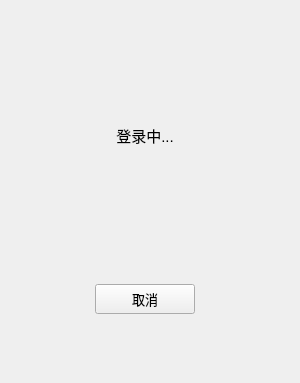
<?xml version="1.0" encoding="UTF-8"?>
<ui version="4.0">
 <class>WaitWidget</class>
 <widget class="QWidget" name="WaitWidget">
  <property name="geometry">
   <rect>
    <x>0</x>
    <y>0</y>
    <width>300</width>
    <height>383</height>
   </rect>
  </property>
  <property name="windowTitle">
   <string>Form</string>
  </property>
  <layout class="QVBoxLayout" name="verticalLayout_2">
   <property name="spacing">
    <number>10</number>
   </property>
   <property name="leftMargin">
    <number>10</number>
   </property>
   <property name="topMargin">
    <number>20</number>
   </property>
   <property name="rightMargin">
    <number>20</number>
   </property>
   <property name="bottomMargin">
    <number>20</number>
   </property>
   <item>
    <widget class="QWidget" name="waitContent" native="true">
     <layout class="QVBoxLayout" name="verticalLayout">
      <item>
       <widget class="QWidget" name="widget" native="true">
        <layout class="QHBoxLayout" name="horizontalLayout_9">
         <item>
          <spacer name="horizontalSpacer_5">
           <property name="orientation">
            <enum>Qt::Orientation::Horizontal</enum>
           </property>
           <property name="sizeHint" stdset="0">
            <size>
             <width>68</width>
             <height>20</height>
            </size>
           </property>
          </spacer>
         </item>
         <item>
          <layout class="QVBoxLayout" name="verticalLayout_4">
           <item>
            <widget class="QLabel" name="profileImg">
             <property name="sizePolicy">
              <sizepolicy hsizetype="Minimum" vsizetype="Minimum">
               <horstretch>0</horstretch>
               <verstretch>0</verstretch>
              </sizepolicy>
             </property>
             <property name="minimumSize">
              <size>
               <width>80</width>
               <height>80</height>
              </size>
             </property>
             <property name="maximumSize">
              <size>
               <width>80</width>
               <height>80</height>
              </size>
             </property>
             <property name="frameShape">
              <enum>QFrame::Shape::NoFrame</enum>
             </property>
             <property name="frameShadow">
              <enum>QFrame::Shadow::Plain</enum>
             </property>
             <property name="text">
              <string/>
             </property>
             <property name="pixmap">
              <pixmap resource="images.qrc">:/images/QQ.svg</pixmap>
             </property>
             <property name="scaledContents">
              <bool>true</bool>
             </property>
             <property name="wordWrap">
              <bool>false</bool>
             </property>
             <property name="margin">
              <number>0</number>
             </property>
            </widget>
           </item>
           <item>
            <widget class="QLabel" name="hintLabel">
             <property name="font">
              <font>
               <pointsize>11</pointsize>
              </font>
             </property>
             <property name="text">
              <string>登录中...</string>
             </property>
             <property name="alignment">
              <set>Qt::AlignmentFlag::AlignCenter</set>
             </property>
            </widget>
           </item>
          </layout>
         </item>
         <item>
          <spacer name="horizontalSpacer_4">
           <property name="orientation">
            <enum>Qt::Orientation::Horizontal</enum>
           </property>
           <property name="sizeHint" stdset="0">
            <size>
             <width>68</width>
             <height>20</height>
            </size>
           </property>
          </spacer>
         </item>
        </layout>
       </widget>
      </item>
      <item>
       <spacer name="verticalSpacer">
        <property name="orientation">
         <enum>Qt::Orientation::Vertical</enum>
        </property>
        <property name="sizeHint" stdset="0">
         <size>
          <width>20</width>
          <height>40</height>
         </size>
        </property>
       </spacer>
      </item>
      <item>
       <spacer name="verticalSpacer_4">
        <property name="orientation">
         <enum>Qt::Orientation::Vertical</enum>
        </property>
        <property name="sizeHint" stdset="0">
         <size>
          <width>20</width>
          <height>40</height>
         </size>
        </property>
       </spacer>
      </item>
      <item>
       <spacer name="verticalSpacer_3">
        <property name="orientation">
         <enum>Qt::Orientation::Vertical</enum>
        </property>
        <property name="sizeHint" stdset="0">
         <size>
          <width>20</width>
          <height>40</height>
         </size>
        </property>
       </spacer>
      </item>
      <item>
       <layout class="QHBoxLayout" name="horizontalLayout_4">
        <property name="spacing">
         <number>7</number>
        </property>
        <item>
         <spacer name="horizontalSpacer_2">
          <property name="orientation">
           <enum>Qt::Orientation::Horizontal</enum>
          </property>
          <property name="sizeHint" stdset="0">
           <size>
            <width>10</width>
            <height>20</height>
           </size>
          </property>
         </spacer>
        </item>
        <item>
         <widget class="QPushButton" name="cancelBtn">
          <property name="sizePolicy">
           <sizepolicy hsizetype="Expanding" vsizetype="Fixed">
            <horstretch>0</horstretch>
            <verstretch>0</verstretch>
           </sizepolicy>
          </property>
          <property name="minimumSize">
           <size>
            <width>100</width>
            <height>30</height>
           </size>
          </property>
          <property name="font">
           <font>
            <pointsize>10</pointsize>
           </font>
          </property>
          <property name="cursor">
           <cursorShape>PointingHandCursor</cursorShape>
          </property>
          <property name="text">
           <string>取消</string>
          </property>
          <property name="flat">
           <bool>false</bool>
          </property>
         </widget>
        </item>
        <item>
         <spacer name="horizontalSpacer_3">
          <property name="orientation">
           <enum>Qt::Orientation::Horizontal</enum>
          </property>
          <property name="sizeHint" stdset="0">
           <size>
            <width>10</width>
            <height>20</height>
           </size>
          </property>
         </spacer>
        </item>
       </layout>
      </item>
      <item>
       <spacer name="verticalSpacer_2">
        <property name="orientation">
         <enum>Qt::Orientation::Vertical</enum>
        </property>
        <property name="sizeHint" stdset="0">
         <size>
          <width>20</width>
          <height>10</height>
         </size>
        </property>
       </spacer>
      </item>
     </layout>
    </widget>
   </item>
  </layout>
 </widget>
 <resources>
  <include location="images.qrc"/>
 </resources>
 <connections/>
</ui>
